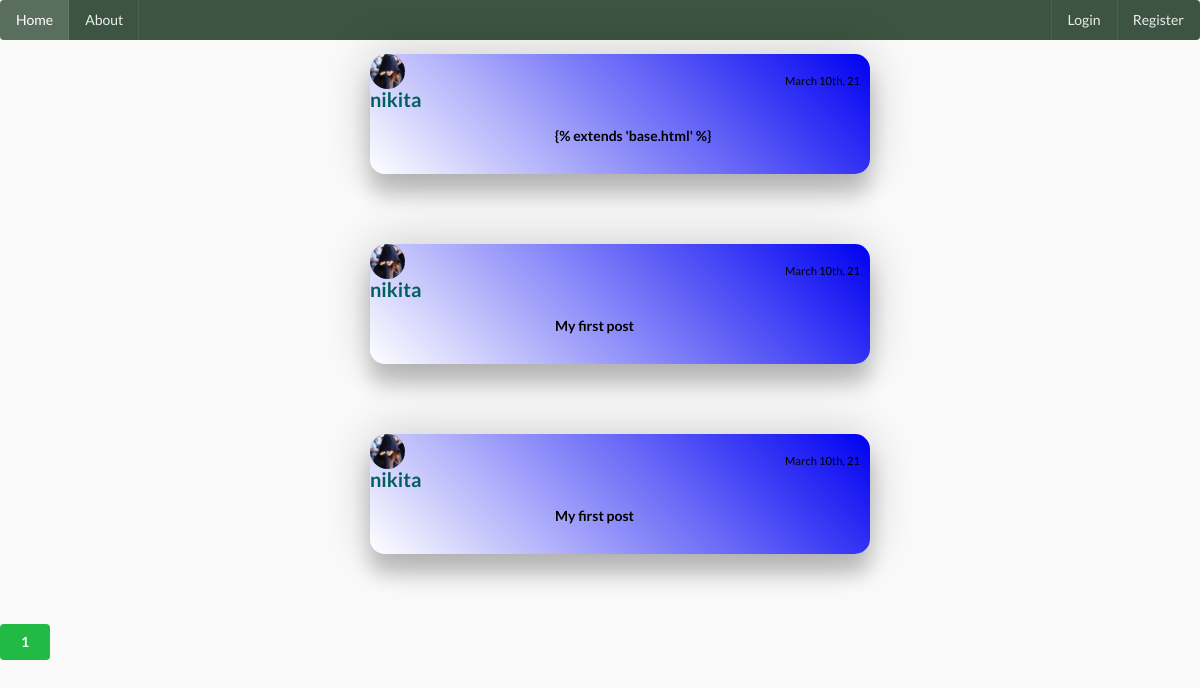
The page /home on the database its author committed.
### social_media/models.py (models this page shows, shortened)
class Post(db.Model):
    __searchable__=['content']
    id = db.Column(db.Integer, primary_key = True)
    title = db.Column(db.String(100),nullable=False)
    date_posted = db.Column(db.DateTime, nullable=False, default = datetime.utcnow)
    content = db.Column(db.Text, nullable = False)
    user_id = db.Column(db.Integer, db.ForeignKey('user.id'), nullable=False)
    comments = db.relationship('Comment', backref = 'article', lazy = True, cascade="all,delete")

class User(db.Model, UserMixin):
    id = db.Column(db.Integer, primary_key = True)
    username = db.Column(db.String(20), nullable = False, unique = True)
    email = db.Column(db.String(50), nullable = False, unique = True)
    image_file =db.Column(db.String(20), nullable = False, default = 'default.jpg')
    password = db.Column(db.String(60), nullable = False)
    posts = db.relationship("Post", backref ='author', lazy = True,cascade="all,delete")
    last_seen = db.Column(db.DateTime, default = datetime.utcnow)
    followed = db.relationship(
        'User', secondary = followers,
        primaryjoin = (followers.c.follower_id == id),
        secondaryjoin = (followers.c.followed_id == id),
        backref = db.backref('followers', lazy ='dynamic'), lazy = 'dynamic')

### social_media/main/routes.py (the view)
@main.route('/')
@main.route('/home')
def home():
    page = request.args.get('page', 1, type= int)
    posts = Post.query.order_by(Post.date_posted.desc()).paginate(page = page, per_page=7)
    return render_template('home.html',posts = posts)

### social_media/main/routes.py (called while the page is built)
@main.before_request
def before_request():
    if current_user.is_authenticated:
        current_user.last_seen = datetime.utcnow()
        db.session.commit()

### social_media/templates/home.html
{% extends 'base.html' %}
{% block content %}
    {% for post in posts.items %}
    <ul style="border: 2px rgba(240, 12, 12, 0.062);">
    <div class="ui feed">
    <div class="event" style="display: flex; flex-direction: column; align-items: center;">
      <p class="post1" style=" height: 120px;
width: 500px;
border-radius: 15px;
position: relative;
margin-bottom: 7vh;
background: linear-gradient(45deg, white,rgb(0 0 242));
pointer-events: all;box-shadow: 0 20px 20px rgba(0, 0, 0, 0.2), 0px 0px 50px rgba(0, 0, 0, 0.2);">
          <img class="ui mini circular image" src="{{ url_for('static', filename = 'profile/' + post.author.image_file) }}">
            <a class="user" style="color: rgb(3, 95, 95); font-size: 20px; position: absolute;" href="{{ url_for('users.user_posts_info',username = post.author.username ) }}">
              <b>{{ post.author.username }}</b>
            </a>
              <small style="color: black; position: absolute; left: 83%; top: 14%;">{{ moment(post.date_posted).format("MMMM Do, YY") }}</small>
            <a style="position: absolute; top: 60%; left: 37%; color: black;" href="{{ url_for('posts.post', post_id = post.id) }}" style="color: rgb(16, 1, 54);"><b>{{ post.title }}</b></a>
        </p>
      </ul>
    {% endfor %}
{% for page_num in posts.iter_pages(left_edge =1, right_edge=1, left_current =1,right_current =2) %}
{% if page_num %}
{% if posts.page == page_num %}
<a href="{{ url_for('main.home',page = page_num) }}"><button class="ui green button">
  {{ page_num }}
</button>
</a>
{% else %}
<a href="{{ url_for('main.home',page = page_num) }}"><button class="ui blue basic button">
  {{ page_num }}
</button>
</a>
{% endif %}
{% else %}
    ...
{% endif %}
{% endfor %}
{% endblock %}

### social_media/templates/base.html (shortened to what this page needs)
<!DOCTYPE html>
<html>
<head>
    <link rel="stylesheet" href="https://cdnjs.cloudflare.com/ajax/libs/semantic-ui/2.4.1/semantic.min.css" />
    <link rel="stylesheet" type="text/css" href="{{ url_for('static', filename='css/blog.css') }}">
  </head>
<body>
        <div class="ui  inverted menu" style="background: #3c5441;">
        <a class="active item" href="{{ url_for('main.home')}}">
          Home
        </a>
        <a class="item" href="{{ url_for('main.about')}}">
          About
        </a>
        <div class="right menu">
          {% if current_user.is_authenticated %}
          <a class="item" href="{{ url_for('posts.new_post')}}">
            Make Posts
          </a>
          <a class="ui item" href="{{ url_for('users.account')}}">
            Account
          </a>
          <a class="ui item" href="{{ url_for('users.logout')}}">
            Logout
          </a>
          {% else %}
          <a class="ui item" href="{{ url_for('users.login')}}">
            Login
          </a>
          <a class="ui item" href="{{ url_for('users.register')}}">
            Register
          </a>
          {% endif %}
        </div>
      </div>
    <div>
    {% block content %}
    {% endblock %}
    </div>
  </body>
</html>

### social_media/static/css/blog.css (style rules this page uses)
body { background: #fafafa; color: #333333; }

### rows shown on the page
Post: image_file (placeholder picture), author.username "nikita", date_posted "March 10th, 21", title "{% extends 'base.html' %}"
Post: image_file (placeholder picture), author.username "nikita", date_posted "March 10th, 21", title "My first post"
Post: image_file (placeholder picture), author.username "nikita", date_posted "March 10th, 21", title "My first post"

### other values the page prints
{{ page_num }} "1"
